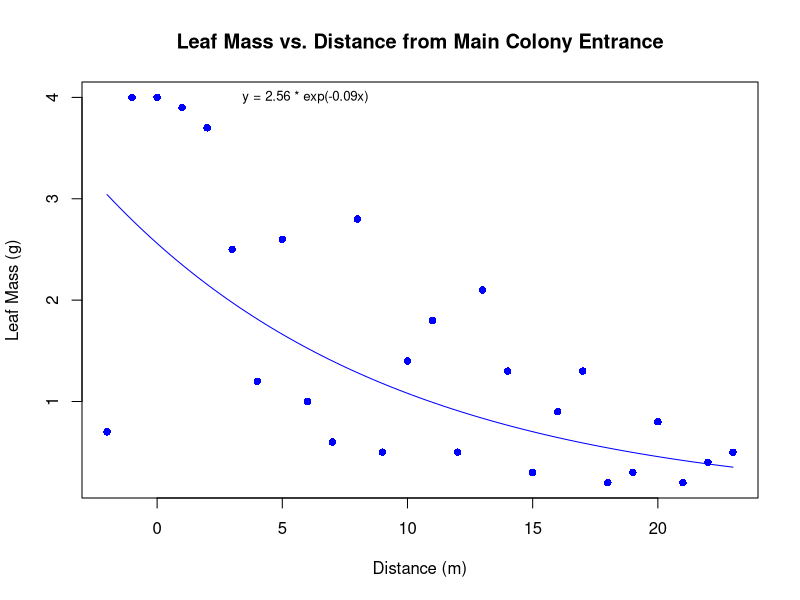
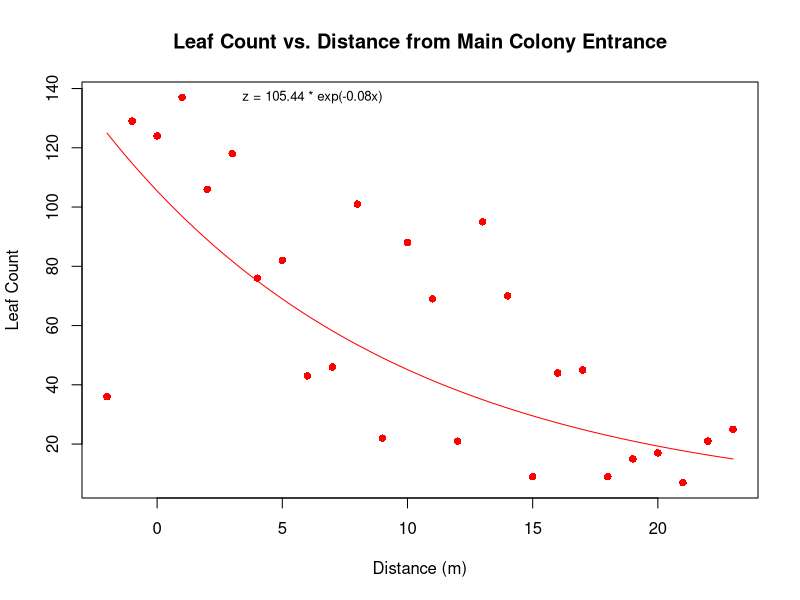
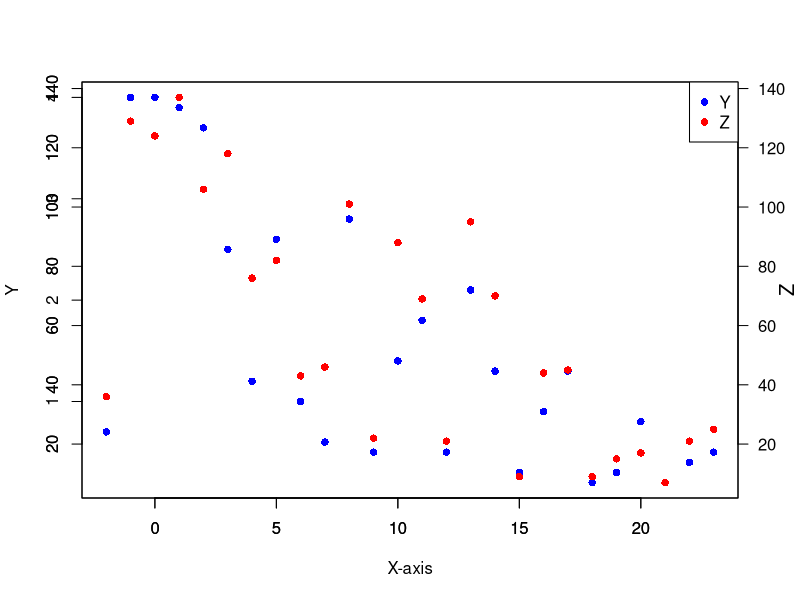

These figures' R source, in order:
## ---- chunk 1
# vector x (distance from main colony entrance)
x <- c(0, 6, 12, 18, 3, 9, 15, 21, 1, 7, 13, 19, -2, 4, 10, 16, 22, 2, 8, 14,20, -1, 5, 11, 17, 23)

# vector y (leaf pass in quadrat)
y <- c(4, 1, 0.5, 0.2, 2.5, 0.5, 0.3, 0.2, 3.9, 0.6, 2.1, 0.3, 0.7, 1.2, 1.4, 0.9, 0.4, 3.7, 2.8, 1.3, 0.8, 4.0, 2.6, 1.8, 1.3, 0.5)

# vector z (leaf count in quadrat)
z <- c(124, 43, 21,  9, 118, 22, 9, 7, 137, 46, 95, 15, 36, 76, 88, 44,  21, 106, 101, 70, 17, 129, 82, 69, 45, 25)

## ---- chunk 2
#create a data  frame
data <- data.frame(x = x, y = y, z = z, d = y/z)

# Use order to get the indices that would sort the data frame by x
order_indices <- order(data$x)

# Use the indices to reorder the data frame
sorted_data <- data[order_indices, ]
# Display the sorted data frame
print(sorted_data)
## ---- chunk 3
#change row headers
colnames(sorted_data) <-
c("Distance (m)", "Leaf Mass (g)", "Leaf Count", "Average Mass per Leaf")
#remove indices on the left side
print(sorted_data, row.names = FALSE)

## ---- chunk 4
plot(x, y, main = "Leaf Mass vs. Distance from Main Colony Entrance", xlab = "Distance (m)", ylab = "Leaf Mass (g)", col = "blue", pch = 16)

#Add an exponential line of best fit
fit <- lm(log(y) ~ x)

# Generate predicted values for the exponential fit
x_pred <- seq(min(x), max(x), length.out = 100)
y_pred <- exp(predict(fit, newdata = data.frame(x = x_pred)))

# Add the exponential line to the plot
lines(x_pred, y_pred, col = "blue", type = "l")

#add the equation of best fit
# Extract coefficients and transform back from log scale
a <- exp(coef(fit)[1])
b <- coef(fit)[2]

# Print the equation on the plot
eq <- sprintf("y = %.2f * exp(%.2fx)", a, b)
text(3, max(y), eq, pos = 4, col = "black", cex = 0.8)
## ---- chunk 5
plot(x, z, main = "Leaf Count vs. Distance from Main Colony Entrance", xlab = "Distance (m)", ylab = "Leaf Count", col = "red", pch = 16)
fit <- lm(log(z) ~ x)
x_pred <- seq(min(x), max(x), length.out = 100)
z_pred <- exp(predict(fit, newdata = data.frame(x = x_pred)))
lines(x_pred, z_pred, col = "red", type = "l")
a <- exp(coef(fit)[1])
b <- coef(fit)[2]
eq <- sprintf("z = %.2f * exp(%.2fx)", a, b)
text(3, max(z), eq, pos = 4, col = "black", cex = 0.8)
## ---- chunk 6
# Set up the first plotting region
# Set up the plotting region
par(mar = c(5, 4, 4, 2) + 0.1, oma = c(0, 0, 0, 1))
plot(x, y, type = "p", col = "blue", pch = 16, ylab = "Y", xlab = "X-axis")

# Overlay the second set of points
par(new = TRUE)
plot(x, z, type = "p", col = "red", pch = 16, ylab = "", xlab = "")


# Add a y-axis on the right side for Z
axis(4, col = "black", col.axis = "black", las = 1)  # Set color for Z axis

# Remove the Y2 axis label on the left side
axis(2, col = "transparent", col.lab = "transparent")

# Add a label on the right side for Y2
mtext("Z", side = 4, line = 2, col = "black", cex = 1.2)  # Adjust line and cex as needed

# Add a legend
legend("topright", legend = c("Y", "Z"), col = c("blue", "red"), pch = 16)
